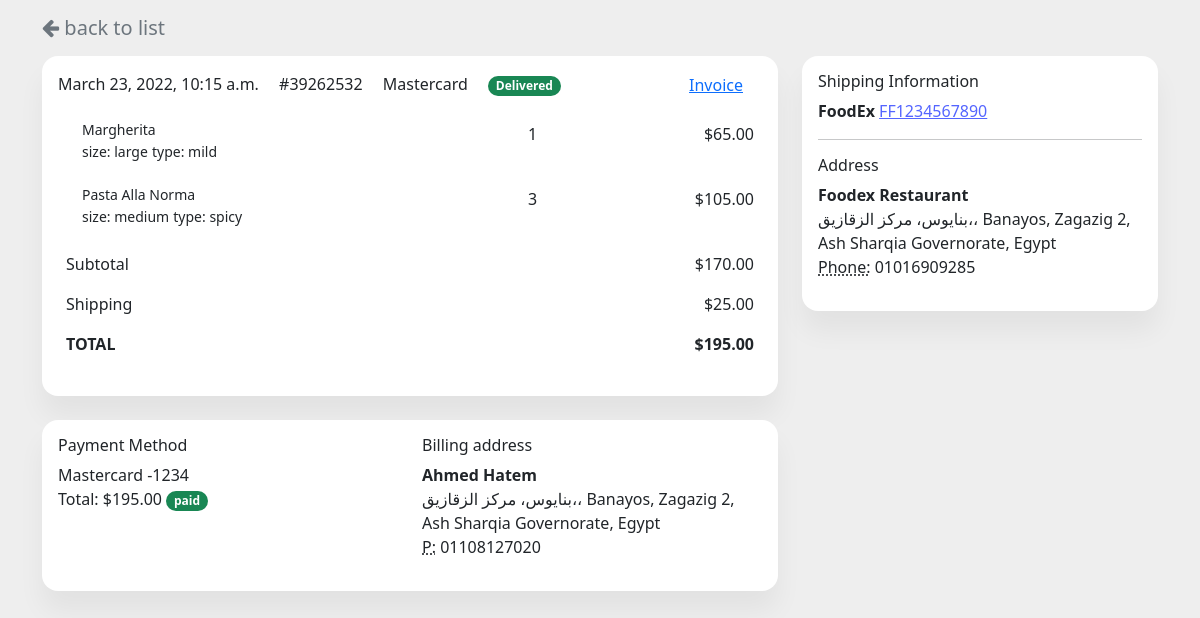
The app's page /paymentdetails/51/ (signed in) with its own data.
### orders/models.py (models this page shows, shortened)
class Payment(models.Model):
    method_choices = [
        ('Mastercard', 'Mastercard'),
        ('Visa', 'Visa'),
        ('Bank Account', 'Bank Account'),
        ('Paypal', 'Paypal')
    ]
    paid_choices = [
        ('upon receipt', 'upon receipt'),
        ('paid', 'paid')
    ]
    status_choices = [
        ('Delevering', 'Delevering'),
        ('Delivered', 'Delivered')
    ]
    payer                 = models.ForeignKey('users.User', related_name='user', on_delete=models.CASCADE, null=True, blank=True)
    orders                = models.ManyToManyField('orders.Order', related_name='orders')
    code                  = models.CharField(max_length=9, null=False, blank=False, default=f'#18776527')
    date                  = models.DateTimeField(auto_now_add=True)
    method                = models.CharField(max_length=15, null=False, blank=False, default='Mastercard', choices=method_choices)
    paid                  = models.CharField(max_length=15, default='upon receipt', choices=paid_choices)
    status                = models.CharField(max_length=15, default='Delevering', choices=status_choices)
    price                 = models.DecimalField(max_digits=10, decimal_places=2, default=0)
    class Meta:
        verbose_name = "payment"
        verbose_name_plural = "Payments"

class Order(models.Model):
    item             = models.ForeignKey('orders.Item', on_delete=models.CASCADE, related_name='ordereditem')
    cart             = models.ForeignKey('users.Cart', on_delete=models.CASCADE, related_name='cart', null=True, blank=True, db_constraint=False)
    orderid          = models.CharField(max_length=7, null=False, blank=False, unique=True, default='#123456')
    created_on       = models.DateTimeField(auto_now_add=True)
    quantity         = models.IntegerField(validators=[MinValueValidator(1)])
    price            = models.DecimalField(max_digits=5, decimal_places=2, null=False, blank=False)
    size             = models.CharField(max_length=10, null=False, blank=False)
    type             = models.CharField(max_length=10, null=False, blank=False)
    class Meta:
        verbose_name = "order"
        verbose_name_plural = "Orders"

class Item(models.Model):
    type_options = [
        ('new', 'new'),
        ('sale', 'sale'),
        ('defualt', 'defualt'),
        ('out of stock', 'out of stock')
    ]
    cat_options = [
        ('pizza', 'pizza'),
        ('pasta', 'pasta'),
        ('burger', 'burger'),
        ('drinks', 'drinks'),
        ('salads', 'salads'),
        ('dessert', 'dessert')]
    img           = models.URLField(max_length=1024, unique=True, null=True, blank=True)
    title         = models.CharField(max_length=64, null=False, blank=False, unique=True)
    price         = models.DecimalField(max_digits=5, decimal_places=2, null=False, blank=False)
    description   = models.TextField(null=False, blank=False)
    category      = models.CharField(max_length=10, null=False, blank=False, choices=cat_options)
    quantity      = models.IntegerField(validators=[MinValueValidator(1)], default=50)
    status        = models.CharField(max_length=25, null=False, blank=False, choices=type_options, default='defualt')
    ordercount    = models.IntegerField(default=0)
    class Meta:
        verbose_name = "item"
        verbose_name_plural = "Items"

### users/models.py (models this page shows, shortened)
class User(AbstractUser):
    favourites    = models.ManyToManyField('orders.Item', related_name='favourite', null=True, blank=True)
    cart          = models.OneToOneField('users.Cart', on_delete=models.CASCADE, related_name='usercart', null=True, blank=True, db_constraint=False)
    card          = models.OneToOneField('users.Card', on_delete=models.DO_NOTHING, related_name='card', null=True, blank=True, db_constraint=False)
    location      =  models.CharField(max_length=250, null=False, blank=False)
    phone         =  models.CharField(max_length=11, null=False, blank=False, unique=True)
    class Meta:
        verbose_name = "user"
        verbose_name_plural = "Users"

### dashboard/views.py (the view)
# urls.py: re_path('^paymentdetails/(?P<id>[0-9]+)/$', paymentdetails, name='paymentdetails'),
@login_required(login_url="users:login")
def paymentdetails(request, id):
    payment = Payment.objects.get(pk=id)
    return  render(request, 'payment_details.html', {'payment': payment})

### dashboard/views.py (called while the page is built)
@register.filter
def cutprice(price):
    return price - 25

### dashboard/templates/payment_details.html (shortened to what this page needs)
<!DOCTYPE html>
{% load static %}
<html lang="en">
<head>
    <link href="https://cdn.jsdelivr.net/npm/bootstrap@5.1.3/dist/css/bootstrap.min.css" rel="stylesheet">
  <link href="{% static './dashboard/css/font-awesome.min.css' %}" rel="stylesheet" />
</head>
<body>
<div class="container-fluid">
<div class="container">
  <div class="d-flex justify-content-between align-items-center py-3">
    <a href="{{request.META.HTTP_REFERER|escape}}#bill" class="text-muted"><h2 class="h5 mb-0"> <i class="fa fa-arrow-left"></i> back to list</h2></a>
  </div>
  <div class="row">
    <div class="col-lg-8">
      <div class="card mb-4">
        <div class="card-body">
          <div class="mb-3 d-flex justify-content-between">
            <div>
              <span class="me-3">{{payment.date}}</span>
              <span class="me-3">{{payment.code}}</span>
              <span class="me-3">{{payment.method}}</span>
              {% if payment.status == 'Delivered' %}
                <span class="badge rounded-pill bg-success">{{payment.status}}</span>
                {% else %}
                <span class="badge rounded-pill bg-info">{{payment.status}}</span>
              {% endif %}
            </div>
            <div class="d-flex">
              <button class="btn btn-link p-0 me-3 d-none d-lg-block btn-icon-text"> <span class="text">Invoice</span></button>
              <div class="dropdown">
                <button class="btn btn-link p-0 text-muted" type="button" data-bs-toggle="dropdown">
                </button>
              </div>
            </div>
          </div>
          <table class="table table-borderless">
            <tbody>
              {% for order in payment.orders.all %}
              <tr>
                <td>
                  <div class="d-flex mb-2">
                    <div class="flex-lg-grow-1 ms-3">
                      <h6 class="small mb-0"><a href="{% url 'dashboard:item' order.item.id %}" class="text-reset">{{order.item.title}}</a></h6>
                      <span class="ml-2 small">size: {{order.size}}</span> <span class="small">type: {{order.type}}</span>
                    </div>
                  </div>
                </td>
                <td>{{order.quantity}}</td>
                <td class="text-end">${{order.price}}</td>
              </tr>
              {% endfor %}
            </tbody>
            <tfoot>
              <tr>
                <td colspan="2">Subtotal</td>
                <td class="text-end">${{payment.price|cutprice}}</td>
              </tr>
              <tr>
                <td colspan="2">Shipping</td>
                <td class="text-end">$25.00</td>
              </tr>
              <tr class="fw-bold">
                <td colspan="2">TOTAL</td>
                <td class="text-end">${{payment.price}}</td>
              </tr>
            </tfoot>
          </table>
        </div>
      </div>
      <div class="card mb-4">
        <div class="card-body">
          <div class="row">
            <div class="col-lg-6">
              <h3 class="h6">Payment Method</h3>
              <p>{{payment.method}} -1234 <br>
              Total: ${{payment.price}} {% if payment.paid == 'paid' %}<span class="badge bg-success rounded-pill">{{payment.paid}}</span>
              {% else %}
              <span class="badge bg-danger rounded-pill">{{payment.paid}}</span>
              {% endif %}
            </p>
            </div>
            <div class="col-lg-6">
              <h3 class="h6">Billing address</h3>
              <address>
                <strong>{{request.user.first_name}} {{request.user.last_name}}</strong><br>
                {{request.user.location}}<br>
                <abbr title="Phone">P:</abbr> {{request.user.phone}}
              </address>
            </div>
          </div>
        </div>
      </div>
    </div>
    <div class="col-lg-4">
      <div class="card mb-4">
        <div class="card-body">
          <h3 class="h6">Shipping Information</h3>
          <strong>FoodEx</strong>
          <span><a href="#" class="text-decoration-underline" target="_blank">FF1234567890</a>  </span>
          <hr>
          <h3 class="h6">Address</h3>
          <address>
            <strong>Foodex Restaurant</strong><br>
            بنايوس، مركز الزقازيق،، Banayos, Zagazig 2, Ash Sharqia Governorate, Egypt<br>
            <abbr title="Phone">Phone:</abbr> 01016909285
          </address>
        </div>
      </div>
    </div>
  </div>
</div>
  </div>
</body>
</html>

### dashboard/templates/payment_details.html (style rules this page uses)
body { background:#eee; }
.card { box-shadow: 0 20px 27px 0 rgb(0 0 0 / 5%); }
.card { position: relative; display: flex; flex-direction: column; min-width: 0; word-wrap: break-word; background-color: #fff; background-clip: border-box; border: 0 solid rgba(0,0,0,.125); border-radius: 1rem; }
.text-reset { --bs-text-opacity: 1; color: inherit!important; }
a { color: #5465ff; text-decoration: none; }

### records on screen
Payment: date "March 23, 2022, 10:15 a.m.", code "#39262532", method "Mastercard", status "Delivered", price "170.00", price "195.00", paid "paid"
Order: item "Margherita", size "large", type "mild", quantity "1", price "65.00"
Order: item "Pasta Alla Norma", size "medium", type "spicy", quantity "3", price "105.00"
User: user.first_name "Ahmed", user.last_name "Hatem", user.location "بنايوس، مركز الزقازيق،، Banayos, Zagazig 2, Ash Sharqia Governorate, Egypt", user.phone "01108127020"
